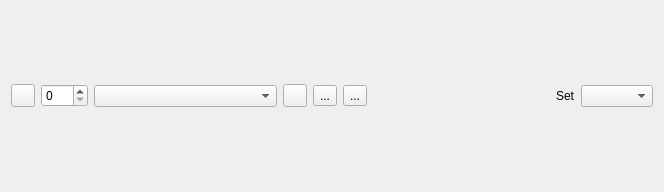
<?xml version="1.0" encoding="UTF-8"?>
<ui version="4.0">
 <class>ConfHeader</class>
 <widget class="QWidget" name="ConfHeader">
  <property name="geometry">
   <rect>
    <x>0</x>
    <y>0</y>
    <width>664</width>
    <height>192</height>
   </rect>
  </property>
  <property name="windowTitle">
   <string>Form</string>
  </property>
  <layout class="QHBoxLayout" name="horizontalLayout">
   <item>
    <widget class="QToolButton" name="color_button">
     <property name="styleSheet">
      <string notr="true"/>
     </property>
     <property name="text">
      <string/>
     </property>
    </widget>
   </item>
   <item>
    <widget class="QSpinBox" name="id_spinBox">
     <property name="maximum">
      <number>255</number>
     </property>
    </widget>
   </item>
   <item>
    <widget class="QComboBox" name="ac_combo">
     <property name="sizePolicy">
      <sizepolicy hsizetype="MinimumExpanding" vsizetype="Fixed">
       <horstretch>0</horstretch>
       <verstretch>0</verstretch>
      </sizepolicy>
     </property>
     <property name="editable">
      <bool>false</bool>
     </property>
    </widget>
   </item>
   <item>
    <widget class="QToolButton" name="menu_button">
     <property name="contextMenuPolicy">
      <enum>Qt::ActionsContextMenu</enum>
     </property>
     <property name="text">
      <string/>
     </property>
     <property name="icon">
      <iconset theme="format-justify-fill">
       <normaloff>.</normaloff>.</iconset>
     </property>
    </widget>
   </item>
   <item>
    <widget class="QToolButton" name="refresh_button">
     <property name="toolTip">
      <string>refresh Aircraft</string>
     </property>
     <property name="text">
      <string>...</string>
     </property>
     <property name="icon">
      <iconset theme="view-refresh">
       <normaloff>.</normaloff>.</iconset>
     </property>
     <property name="shortcut">
      <string>Ctrl+R</string>
     </property>
    </widget>
   </item>
   <item>
    <widget class="QToolButton" name="save_button">
     <property name="toolTip">
      <string>save conf</string>
     </property>
     <property name="text">
      <string>...</string>
     </property>
     <property name="icon">
      <iconset theme="document-save">
       <normaloff>.</normaloff>.</iconset>
     </property>
     <property name="shortcut">
      <string>Ctrl+S</string>
     </property>
    </widget>
   </item>
   <item>
    <spacer name="horizontalSpacer">
     <property name="orientation">
      <enum>Qt::Horizontal</enum>
     </property>
     <property name="sizeHint" stdset="0">
      <size>
       <width>40</width>
       <height>20</height>
      </size>
     </property>
    </spacer>
   </item>
   <item>
    <widget class="QLabel" name="label_4">
     <property name="text">
      <string>Set</string>
     </property>
    </widget>
   </item>
   <item>
    <widget class="QComboBox" name="set_combo"/>
   </item>
  </layout>
  <action name="new_ac_action">
   <property name="icon">
    <iconset theme="document-new">
     <normaloff>.</normaloff>.</iconset>
   </property>
   <property name="text">
    <string>New AC</string>
   </property>
  </action>
  <action name="remove_ac_action">
   <property name="icon">
    <iconset theme="edit-delete">
     <normaloff>.</normaloff>.</iconset>
   </property>
   <property name="text">
    <string>Remove</string>
   </property>
  </action>
  <action name="duplicate_action">
   <property name="icon">
    <iconset theme="edit-copy">
     <normaloff>.</normaloff>.</iconset>
   </property>
   <property name="text">
    <string>Duplicate</string>
   </property>
  </action>
  <action name="rename_action">
   <property name="icon">
    <iconset theme="format-text-italic">
     <normaloff>.</normaloff>.</iconset>
   </property>
   <property name="text">
    <string>Rename</string>
   </property>
  </action>
 </widget>
 <resources/>
 <connections>
  <connection>
   <sender>menu_button</sender>
   <signal>clicked()</signal>
   <receiver>menu_button</receiver>
   <slot>showMenu()</slot>
   <hints>
    <hint type="sourcelabel">
     <x>302</x>
     <y>95</y>
    </hint>
    <hint type="destinationlabel">
     <x>302</x>
     <y>95</y>
    </hint>
   </hints>
  </connection>
 </connections>
</ui>
